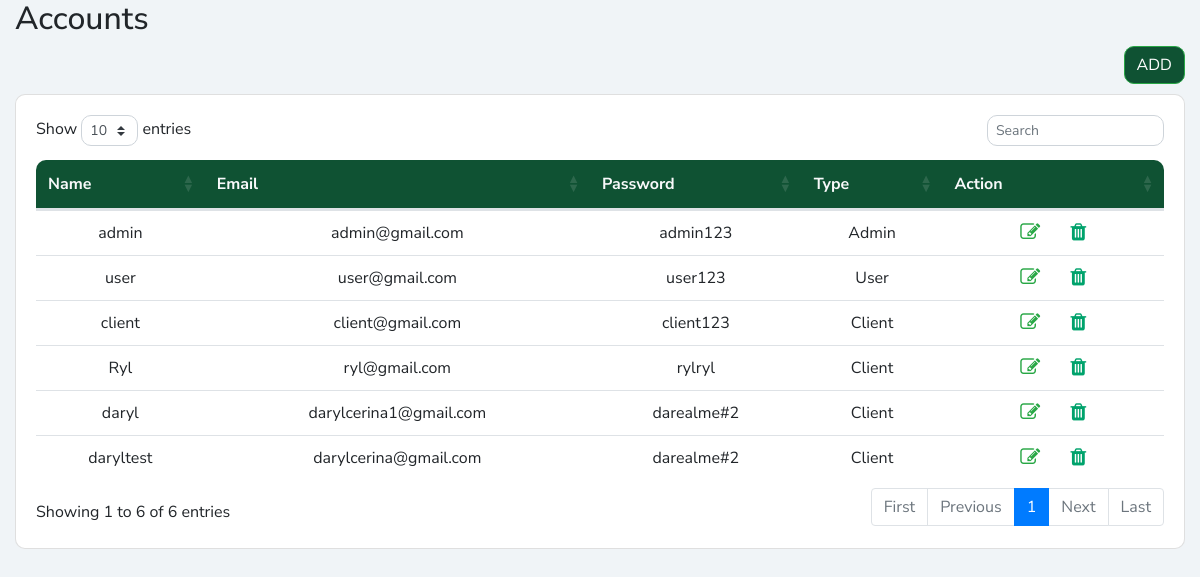
The app's page /components/pages/staff.php with its own data.
### tables this page shows
CREATE TABLE `accounts` (
  `id` int(11) NOT NULL,
  `name` varchar(99) NOT NULL,
  `email` varchar(99) NOT NULL,
  `password` varchar(99) NOT NULL,
  `usertype` varchar(99) NOT NULL
);

### functions/functions.php (called while the page is built, shortened)
<?php
    function selectAllData($conn, $table){
        $sql = "SELECT * FROM `$table`";
        $stmt = mysqli_prepare($conn, $sql);
        mysqli_stmt_execute($stmt);
        $result = mysqli_stmt_get_result($stmt);
        return mysqli_fetch_all($result, MYSQLI_ASSOC);
    }

### components/pages/staff.php (the view, shortened to what this page needs)
<!DOCTYPE html>
<html lang="en">
<head>
    <link rel="stylesheet" href="https://stackpath.bootstrapcdn.com/bootstrap/4.2.1/css/bootstrap.min.css">
    <link rel="stylesheet" href="https://cdn.datatables.net/1.10.18/css/dataTables.bootstrap4.min.css">
    <link rel="stylesheet" href="https://cdnjs.cloudflare.com/ajax/libs/font-awesome/4.7.0/css/font-awesome.min.css" />
    <link rel="stylesheet" href="/custom.css"/>
</head>
<body class="generalbg">
    <div class="container-fluid">
    <h2 class="text-start text-md-start">Accounts</h2>
    <div style="text-align:right;">
        <button type="button" class="btn btn-success sideback radiusb" data-toggle="modal" data-target="#adduser">
            ADD
        </button>
    </div>
        <div class="card" style="margin-top: 10px;">
            <div class="card-body">
    <div class="table-responsive">
                <table id="datatableid" class="table w-100">
                    <thead>
                        <tr class="text-center sideback text-light">
                            <th scope="col" class="tablestart">Name</th>
                            <th scope="col">Email </th>
                            <th scope="col">Password</th>
                            <th scope="col">Type</th>
                            <th scope="col" class="tableend">Action</th>
                        </tr>
                    </thead>
                    <tbody>
                    <?php
                       require_once("../../database/databasecon.php");
                       require_once("../../functions/functions.php");
                        $result = selectAllData($conn, 'accounts');
                       if($result)
                            {
                                foreach($result as $row)
                                {
                    ?>
                        <tr class="text-center">
                            <td>
                                <?php echo $row['name']; ?>
                            </td>
                            <td>
                                <?php echo $row['email']; ?>
                            </td>
                            <td>
                                <?php echo $row['password']; ?>
                            </td>
                            <td>
                                <?php echo $row['usertype']; ?>
                            </td>
                            <td>
                            <button type="button" class="btn editbtn"><i class="fa fa-edit"></i></button>
                                 <button type="button" class="btn deletebtn"><i class="fa fa-trash"></i></button>
                            </td>
                        </tr>
                        <?php
                                 }
                            }
                            else
                                echo "No Record Found";
                        ?>
                    </tbody>
                </table>
            </div>
            </div>
        </div>
    </div>
</body>
</html>

### custom.css (style rules this page uses)
body { margin: 0; font-family: 'Nunito Sans'; }
.form-control, .card, .radiusb, .modal-content { border-radius: 10px; }
.tablestart { border-top-left-radius: 10px; }
.tableend { border-top-right-radius: 10px; }
.sideback { background-color: #0f5233; }
.generalbg { background-color: #f0f4f7; }
.table th, .table { border:none; }
@media (min-width: 992px) { .table-responsive { overflow-x: hidden; } }
.editbtn { color: #28a745; font-size: 20px; }
.deletebtn { color: #00A36C; font-size: 20px; }
#datatableid td { padding: 0px; vertical-align: middle; }

### records on screen
accounts: name "admin", email "admin@gmail.com", password "admin123", usertype "Admin"
accounts: name "user", email "user@gmail.com", password "user123", usertype "User"
accounts: name "client", email "client@gmail.com", password "client123", usertype "Client"
accounts: name "Ryl", email "ryl@gmail.com", password "rylryl", usertype "Client"
accounts: name "daryl", email "darylcerina1@gmail.com", password "darealme#2", usertype "Client"
accounts: name "daryltest", email "darylcerina@gmail.com", password "darealme#2", usertype "Client"
